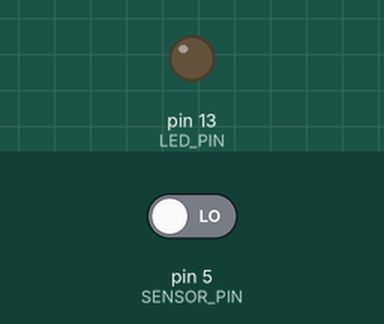
Bench run of a sketch on a simulated Arduino Uno, built with avr-gcc and run on an emulated ATmega328P. Shown: output pins drawn as LEDs (lit = HIGH). The test bench sets the inputs (shaded band); at power-on: pin 5 (SENSOR_PIN) LOW. What the sketch prints to the serial monitor is not drawn.

Above: at 1.2 s.
1.3 s: pin 5 (SENSOR_PIN) driven HIGH
At 2.2 s:
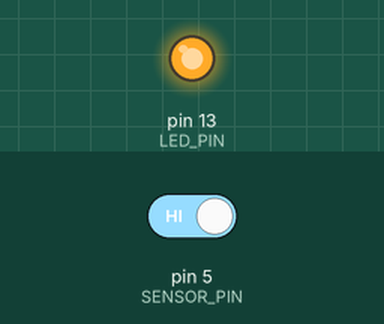
2.8 s: pin 5 (SENSOR_PIN) driven LOW
At 3.5 s:
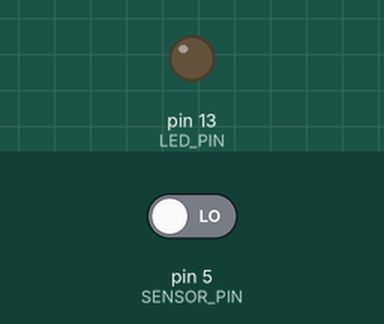
Timing chart, 0 to 5.8 s (numbered marks = the images above; inputs shaded):
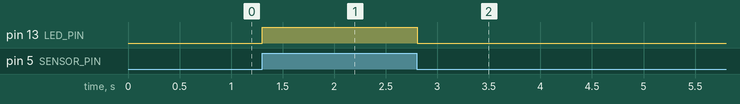

The sketch:

sw-18020p-vibration.ino
```cpp
/*
  Uses an sw-18020p vibration sensor

  not sure this is working! One of the sensor's legs is very skinny and doesn't
  fit well in the breadboard
*/

#define LED_PIN    LED_BUILTIN
#define SENSOR_PIN 5

void setup() {
  Serial.begin(9600);
  Serial.println("Starting");
  pinMode(LED_PIN, OUTPUT);
  pinMode(SENSOR_PIN, INPUT);
}

void loop() {
  if (digitalRead(SENSOR_PIN) == HIGH) {
    digitalWrite(LED_PIN, HIGH);
    delay(5);
  } else {
    digitalWrite(LED_PIN, LOW);
  }
}
```

Measured:
- after the input at 1.3 s, pin 13 (LED_PIN): LOW → HIGH at once
- after the input at 2.8 s, pin 13 (LED_PIN): HIGH → LOW at once
